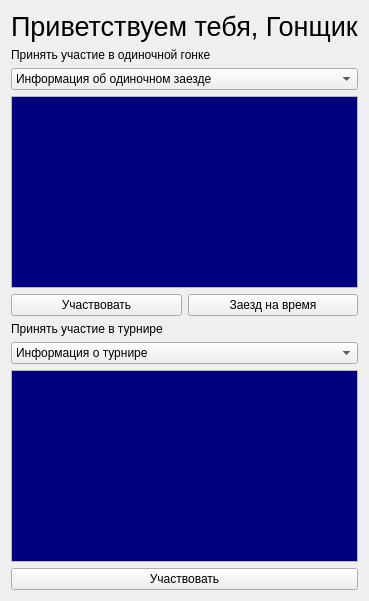
      <widget class="QWidget" name="race" native="true">
       <property name="palette">
        <palette>
         <active>
          <colorrole role="Base">
           <brush brushstyle="SolidPattern">
            <color alpha="255">
             <red>0</red>
             <green>0</green>
             <blue>127</blue>
            </color>
           </brush>
          </colorrole>
         </active>
         <inactive>
          <colorrole role="Base">
           <brush brushstyle="SolidPattern">
            <color alpha="255">
             <red>0</red>
             <green>0</green>
             <blue>127</blue>
            </color>
           </brush>
          </colorrole>
         </inactive>
         <disabled>
          <colorrole role="Base">
           <brush brushstyle="SolidPattern">
            <color alpha="255">
             <red>0</red>
             <green>0</green>
             <blue>127</blue>
            </color>
           </brush>
          </colorrole>
         </disabled>
        </palette>
       </property>
       <layout class="QVBoxLayout" name="verticalLayout_4">
        <item>
         <widget class="QLabel" name="label_5">
          <property name="font">
           <font>
            <pointsize>20</pointsize>
           </font>
          </property>
          <property name="text">
           <string>Приветствуем тебя, Гонщик</string>
          </property>
         </widget>
        </item>
        <item>
         <widget class="QLabel" name="label_4">
          <property name="text">
           <string>Принять участие в одиночной гонке</string>
          </property>
         </widget>
        </item>
        <item>
         <widget class="QComboBox" name="racechoose">
          <item>
           <property name="text">
            <string>Информация об одиночном заезде</string>
           </property>
          </item>
          <item>
           <property name="text">
            <string>Заезд новичков</string>
           </property>
          </item>
          <item>
           <property name="text">
            <string>Любительская гонка</string>
           </property>
          </item>
          <item>
           <property name="text">
            <string>Для опытных</string>
           </property>
          </item>
          <item>
           <property name="text">
            <string>Заезд профессионалов</string>
           </property>
          </item>
         </widget>
        </item>
        <item>
         <widget class="QTextBrowser" name="textBrowser_2">
          <property name="palette">
           <palette>
            <active>
             <colorrole role="Base">
              <brush brushstyle="SolidPattern">
               <color alpha="255">
                <red>0</red>
                <green>0</green>
                <blue>127</blue>
               </color>
              </brush>
             </colorrole>
            </active>
            <inactive>
             <colorrole role="Base">
              <brush brushstyle="SolidPattern">
               <color alpha="255">
                <red>0</red>
                <green>0</green>
                <blue>127</blue>
               </color>
              </brush>
             </colorrole>
            </inactive>
            <disabled>
             <colorrole role="Base">
              <brush brushstyle="SolidPattern">
               <color alpha="255">
                <red>0</red>
                <green>0</green>
                <blue>127</blue>
               </color>
              </brush>
             </colorrole>
            </disabled>
           </palette>
          </property>
          <property name="font">
           <font>
            <pointsize>20</pointsize>
           </font>
          </property>
         </widget>
        </item>
        <item>
         <layout class="QHBoxLayout" name="horizontalLayout_7">
          <item>
           <widget class="QPushButton" name="race1">
            <property name="text">
             <string>Участвовать</string>
            </property>
           </widget>
          </item>
          <item>
           <widget class="QPushButton" name="time1">
            <property name="text">
             <string>Заезд на время</string>
            </property>
           </widget>
          </item>
         </layout>
        </item>
        <item>
         <widget class="QLabel" name="label_6">
          <property name="text">
           <string>Принять участие в турнире</string>
          </property>
         </widget>
        </item>
        <item>
         <widget class="QComboBox" name="tournamentchoose">
          <item>
           <property name="text">
            <string>Информация о турнире</string>
           </property>
          </item>
          <item>
           <property name="text">
            <string>Начало карьеры</string>
           </property>
          </item>
          <item>
           <property name="text">
            <string>Турнир любителей</string>
           </property>
          </item>
          <item>
           <property name="text">
            <string>Профессиональная карьера</string>
           </property>
          </item>
          <item>
           <property name="text">
            <string>Лига чемпионов</string>
           </property>
          </item>
         </widget>
        </item>
        <item>
         <widget class="QTextBrowser" name="textBrowser_5">
          <property name="font">
           <font>
            <pointsize>20</pointsize>
           </font>
          </property>
         </widget>
        </item>
        <item>
         <layout class="QHBoxLayout" name="horizontalLayout_10">
          <item>
           <widget class="QPushButton" name="race4">
            <property name="text">
             <string>Участвовать</string>
            </property>
           </widget>
          </item>
         </layout>
        </item>
       </layout>
      </widget>
